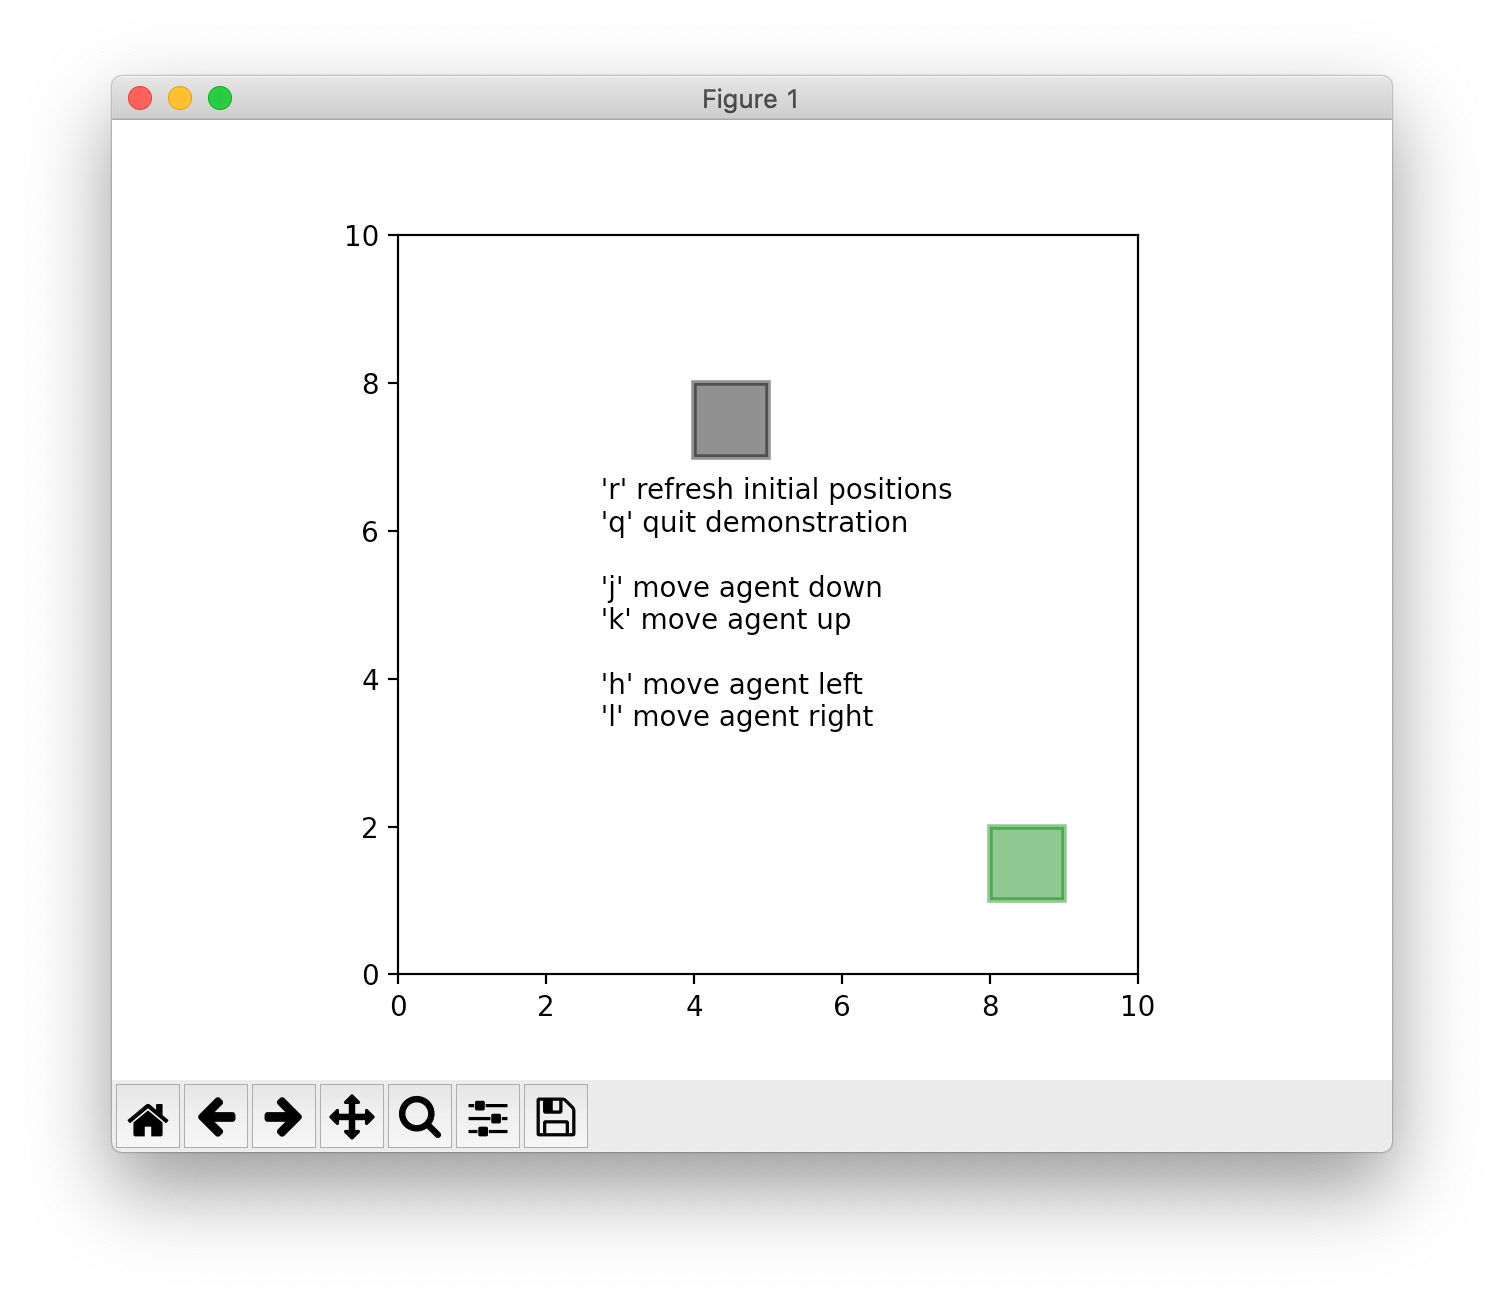

Generate this figure with Python:
import matplotlib.pyplot as plt
from numpy.random import randint

instructions_string = """
  Instructions:

  'r' refresh initial positions
  'q' quit demonstration

  'j' move agent down
  'k' move agent up

  'h' move agent left
  'l' move agent right
  """


# configuration for the world
x_min = 0.0  # lower horizontal bound of view
x_max = 10.0  # upper horizontal bound of view
y_min = 0.0  # lower vertical bound of view
y_max = 10.0  # upper vertical bound of view

x_mid = (x_max - x_min) / 2.0 + x_min
y_mid = (y_max - y_min) / 2.0 + y_min

steps_per_span = 10  # number of discrete points per span in either x or y direction
delta_x = (x_max - x_min) / steps_per_span  # magnitude of x-direction step size
delta_y = (y_max - y_min) / steps_per_span  # magnitude of y-direction step size

# configuration for items in the world
al = 0.5  # alpha

box_width = delta_x  # width, as a fraction of the world x-dimension
box_height = delta_y  # height, as a fraction of the world y-dimension

color_agent = "green"
color_landmark = "black"

lw = 2  # linewidth


class Box:
    def __init__(self, rectangle, x, y):
        # rectangle is a matplotlib.pathes.Rectangle object
        self.rectangle = rectangle
        self.x = x
        self.y = y


class World:
    def __init__(self, ax):
        self.ax = ax
        ax.set_ylim([y_min, y_max])
        ax.set_xlim([x_min, x_max])
        ax.set_aspect(1.0)

        # agent
        box_a_x = randint(low=x_min, high=x_max)
        box_a_y = randint(low=y_min, high=y_max)

        # landmark
        box_b_x = randint(low=x_min, high=x_max)
        box_b_y = randint(low=y_min, high=y_max)

        # boxes
        boxA, *_ = self.ax.barh(
            box_a_y,
            box_width,
            height=box_height,
            color=color_agent,
            alpha=al,
            edgecolor=color_agent,
            linewidth=lw,
            label="Agent",
            animated=True,
        )
        boxB, *_ = self.ax.barh(
            box_b_y,
            box_width,
            height=box_height,
            left=box_b_x,
            color=color_landmark,
            alpha=al,
            edgecolor=color_landmark,
            linewidth=lw,
            label="Landmark",
            animated=True,
        )
        self.canvas = self.ax.figure.canvas
        self.background = None
        self.boxes = [Box(boxA, box_a_x, box_a_y), Box(boxB, box_b_x, box_b_y)]

        self.instructions = self.ax.annotate(
            text=instructions_string,
            xy=(x_mid, y_mid),  # middle of view
            verticalalignment="center",
            horizontalalignment="center",
            multialignment="left",
            animated=False,
        )
        self.canvas.mpl_connect("key_press_event", self.on_key_press)

    def draw(self, event):
        if self.background is None:
            self.background = self.canvas.copy_from_bbox(self.ax.bbox)

        # restart the clean slate background
        self.canvas.restore_region(self.background)

        # boxes
        for box in self.boxes:
            box.rectangle.set_y(box.y)
            box.rectangle.set_x(box.x)
            self.ax.draw_artist(box.rectangle)

        self.canvas.blit(self.ax.bbox)
        self.canvas.flush_events()

        return True

    def on_key_press(self, event):

        if event.key == "j":  # move down
            self.boxes[0].y -= delta_y
            # enforce lower bounds
            if self.boxes[0].y < y_min:
                self.boxes[0].y = y_min

        if event.key == "k":  # move up
            self.boxes[0].y += delta_y
            # enforce upper bounds
            if self.boxes[0].y > y_max - box_height:
                self.boxes[0].y = y_max - box_height

        if event.key == "h":  # move left
            self.boxes[0].x -= delta_x
            # enforce left bounds
            if self.boxes[0].x < x_min:
                self.boxes[0].x = x_min

        if event.key == "l":  # move right
            self.boxes[0].x += delta_x
            # enforce left bounds
            if self.boxes[0].x + box_width > x_max:
                self.boxes[0].x = x_max - box_width

        if event.key == "r":  # refresh initial positions
            # not need, e.g., high=x_max - box_width because the right hand side
            # interval is exclusive, not inclusive
            self.boxes[0].x = randint(low=x_min, high=x_max)
            self.boxes[0].y = randint(low=y_min, high=y_max)

            self.boxes[1].x = randint(low=x_min, high=x_max)
            self.boxes[1].y = randint(low=y_min, high=y_max)

        if event.key == "q":  # quit
            # close the figure, end the interactive demonstration
            plt.close()


# main

fig, ax = plt.subplots()
canvas = ax.figure.canvas
animation = World(ax)

# disable default key bindings by override
if fig.canvas.manager.key_press_handler_id is not None:
    canvas.mpl_disconnect(fig.canvas.manager.key_press_handler_id)


# reset the blitting background on redraw
# def on_redraw(event):
#     animation.background = None


# bootstrap after the first draw
def start_anim(event):
    canvas.mpl_disconnect(start_anim.cid)

    def local_draw():
        if animation.ax.get_renderer_cache():
            animation.draw(None)

    start_anim.timer.add_callback(local_draw)
    start_anim.timer.start()
    # canvas.mpl_connect("draw_event", on_redraw)


# draw event from plot gets triggered, map it to call start_anim
start_anim.cid = canvas.mpl_connect("draw_event", start_anim)
draw_update_interval = 10  # milliseconds, should be something very fast
start_anim.timer = animation.canvas.new_timer(interval=draw_update_interval)

plt.show()
